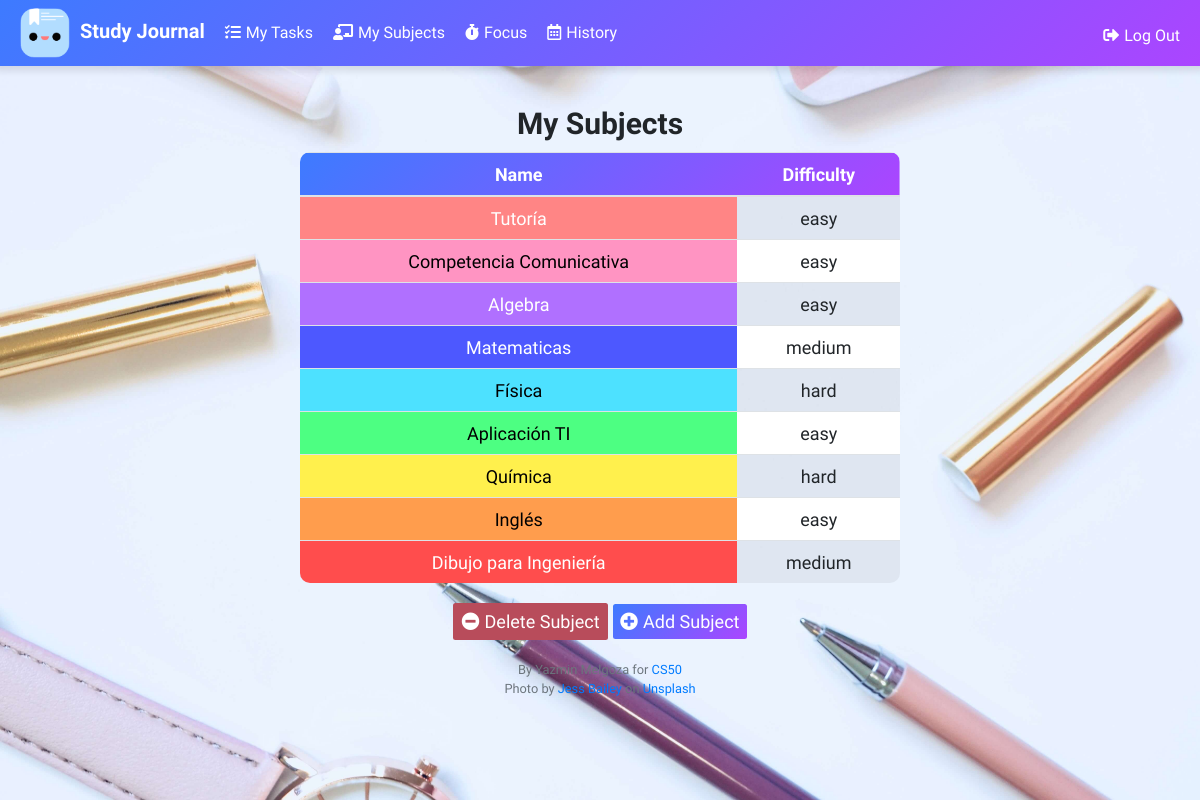
/subjects (signed in), run on an earlier commit of the app's database.
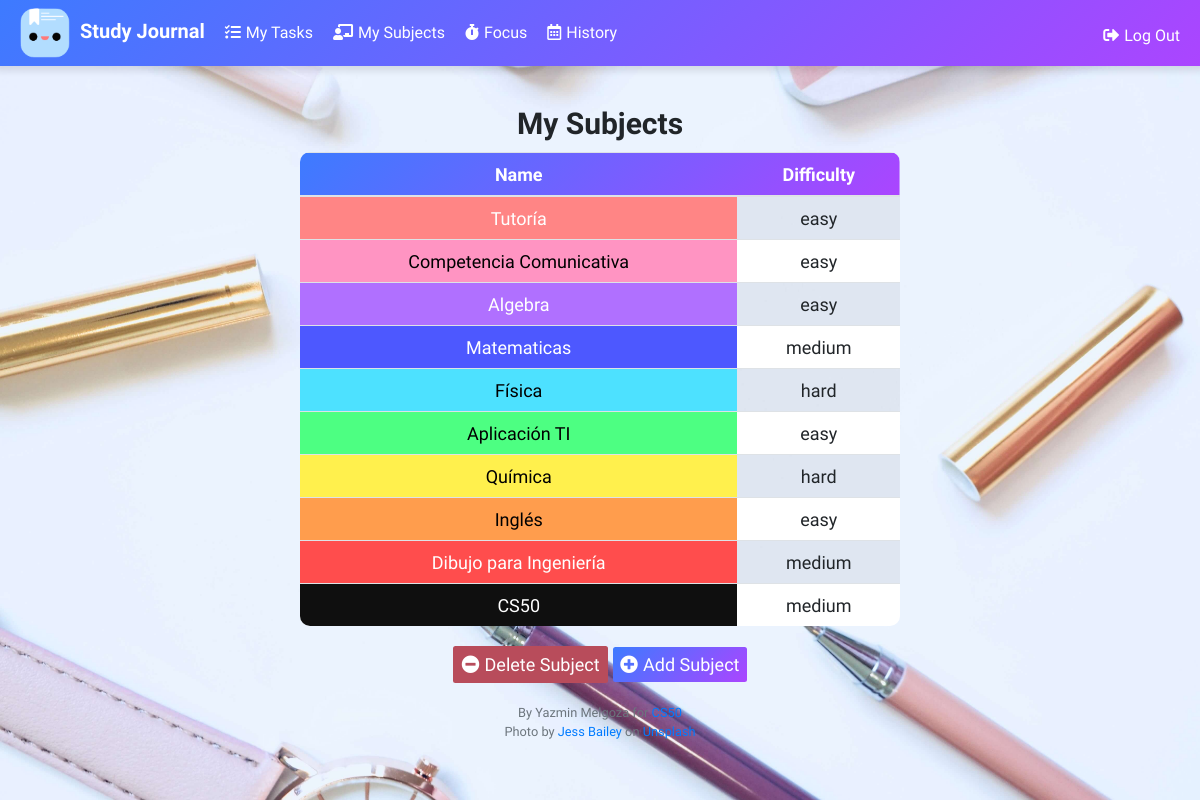
And on a later commit of the database.
### tables this page shows
CREATE TABLE subjects (
		id INTEGER,
		user_id INTEGER,
		subject TEXT,
		difficulty TEXT,
		color TEXT,
		PRIMARY KEY(id),
		FOREIGN KEY(user_id) REFERENCES users(id)
	);

### app.py (the view)
@app.route("/subjects")
@login_required
def subjects():
    subjects = db.execute("SELECT * FROM subjects WHERE user_id = ?", session["user_id"])
    return render_template("subjects.html", subjects=subjects)

### app.py (called while the page is built)
@app.after_request
def after_request(response):
    response.headers["Cache-Control"] = "no-cache, no-store, must-revalidate"
    response.headers["Expires"] = 0
    response.headers["Pragma"] = "no-cache"
    response.headers["Access-Control-Allow-Origin"] = "*"
    return response

### helpers.py (called while the page is built)
def login_required(f):
    @wraps(f)
    def decorated_function(*args, **kwargs):
        if session.get("user_id") is None:
            return redirect("/login")
        return f(*args, **kwargs)
    return decorated_function

### templates/subjects.html (shortened to what this page needs)
{% extends "layout.html" %}
{% block main %}
    <h2>My Subjects</h2>
    <div class="contain_subjects">
        <table class="table table-striped">
            <thead>
                <tr>
                    <th>Name</th>
                    <th>Difficulty</th>
                </tr>
            </thead>
            <tbody>
                {% for row in subjects%}
                    <tr>
                        <td class="subject_td" style="background-color: {{ row.color }}">{{ row.subject }}</td>
                        <td >{{ row.difficulty }}</td>
                    </tr>
                {% endfor %}
            </tbody>
        </table>
    </div>
        <button class="btn btn-red" id="btn-delete-subject"><i class="fas fa-minus-circle"></i>Delete Subject</button>
        <button class="btn btn-purple" id="btn-add-task"><i class="fas fa-plus-circle"></i>Add Subject</button>
{% endblock %}

### templates/layout.html (shortened to what this page needs)
<!DOCTYPE html>
<html lang="en">
    <head>
        <link rel="stylesheet" href="https://cdn.jsdelivr.net/npm/bootstrap@4.5.3/dist/css/bootstrap.min.css">
        <link rel="stylesheet" href="//use.fontawesome.com/releases/v5.15.4/css/all.css">
        <link href="/static/styles.css" rel="stylesheet">
    </head>
    <body>
        <header>
            <nav class="navbar navbar-expand-lg fixed-top">
                <a class="navbar-brand" href="/"><img class="logo" src="./static/applogo.png" alt="logo">Study Journal</a>
                <div class="collapse navbar-collapse" id="navbarText">
                  {% if session.user_id %}
                    <ul class="navbar-nav mr-auto">
                      <li class="nav-item active"><a class="nav-link" href="/"><i class="fas fa-tasks"></i>My Tasks</a></li>
                      <li class="nav-item"><a class="nav-link" href="/subjects"><i class="fas fa-chalkboard-teacher"></i>My Subjects</a></li>
                      <li class="nav-item"><a class="nav-link" href="/focus"><i class="fas fa-stopwatch"></i>Focus</a></li>
                      <li class="nav-item"><a class="nav-link" href="/history"><i class="far fa-calendar-alt"></i>History</a></li>
                    </ul>
                    <ul class="navbar-nav ml-auto mt-2">
                        <li class="nav-item"><a class="nav-link" href="/logout"><i class="fas fa-sign-out-alt"></i>Log Out</a></li>
                    </ul>
                  {% else %}
                    <ul class="navbar-nav ml-auto mt-2">
                        <li class="nav-item"><a class="nav-link" href="/register"><i class="fas fa-user-plus"></i>Register</a></li>
                        <li class="nav-item"><a class="nav-link" href="/login"><i class="fas fa-sign-in-alt"></i>Log In</a></li>
                    </ul>
                  {% endif %}
                  </div>
            </nav>
        </header>
        <div class="jumbotron text-center">
          <div class="intro">
            <main>
              {% block main %}{% endblock %}
            </main>
            <footer class="small text-center text-muted">
                By Yazmin Melgoza for <a href="https://cs50.harvard.edu/" target="_blank">CS50</a>
                <div>
                  Photo by <a href="https://unsplash.com/@jessbaileydesigns?utm_source=unsplash&utm_medium=referral&utm_content=creditCopyText" target="_blank">Jess Bailey</a> on <a href="https://unsplash.com/s/photos/desktop-workspace?utm_source=unsplash&utm_medium=referral&utm_content=creditCopyText" target="_blank">Unsplash</a>
                </div>
            </footer>
          </div>
        </div>
    </body>
</html>

### static/styles.css (style rules this page uses)
* { margin: 0; padding: 0; font-family: "Montserrat"; box-sizing: border-box; }
html { font-size: 62.5%; overflow-x: hidden; }
body { font-size: 1.6rem; }
nav .navbar-brand { font-size: 2rem; font-weight: bold; color: #fff; }
nav a { color: #fff; }
h2 { font-size: 3rem; font-weight: bold; }
nav { background: linear-gradient(135deg, hsla(221, 100%, 62%, 1),#ab45ff); backdrop-filter: blur(10px); box-shadow: 0px 0px 7px 5px rgba(0, 0, 0, 0.1) }
.jumbotron { background-image: url(jess-bailey-vKODbrxSEd0-unsplash.jpg); min-height: 100vh; height:100%; width: 100vw; background-size: cover; background-position: center; background-attachment: fixed; border-radius: 0px!important; margin: 0; }
.intro { margin-top: 6.5rem; width: 100%; height: 100%; }
.contain_subjects { width: 90%; max-width: 60rem; margin: 1rem auto; max-height: 80vh; overflow-x: scroll; overflow-y: scroll; }
.btn-red { background:#b84c5b; font-size: 1.8rem; color: #fff; }
.btn-purple { background: linear-gradient(135deg, hsla(221, 100%, 62%, 1),#ab45ff); color: #fff; font-size: 1.8rem; border: none; }
main { padding-top: 0.1rem; font-size: 1.8rem; text-align: center; }
.logo { height:5rem; margin: 0 1rem; }
footer { margin: 2rem auto; }
nav div ul li { margin: 0 0.5rem; }
td { border-radius: 1rem; }
thead { background: linear-gradient(135deg, #3d7bff, #ab45ff); color: #FFF; white-space: nowrap; }
td { border-radius: 0; padding: 0.5rem 1rem; }
.subject_td { padding: 0.5rem 2rem; }
table { width: 100%; border-radius: 1rem; border-collapse: collapse; overflow: hidden; }
th { padding: 1rem; }
tbody tr:nth-child(even) { background-color: white; }
tbody tr:nth-child(odd) { background-color: #e5ecfd; }
i { margin-right: 0.5rem; }

What changed in the data, as far as the page shows it:
added subjects: subject "CS50", difficulty "medium"
